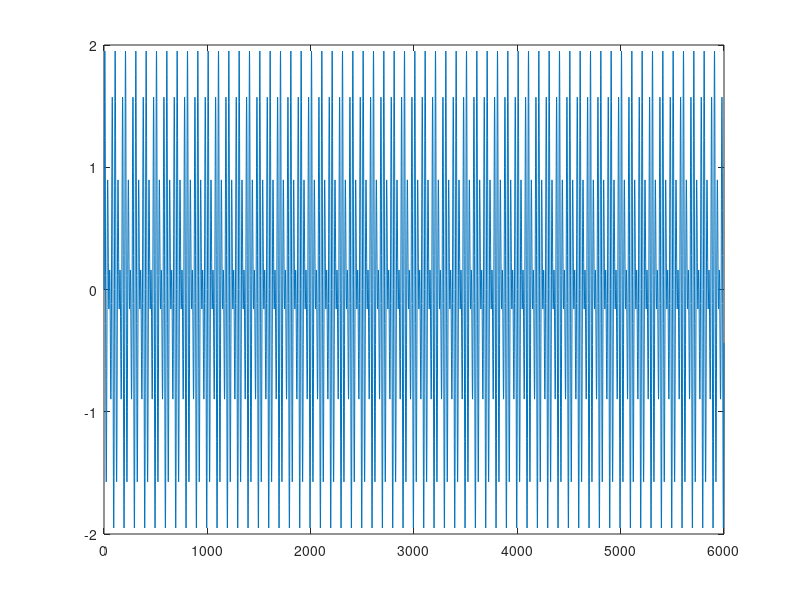
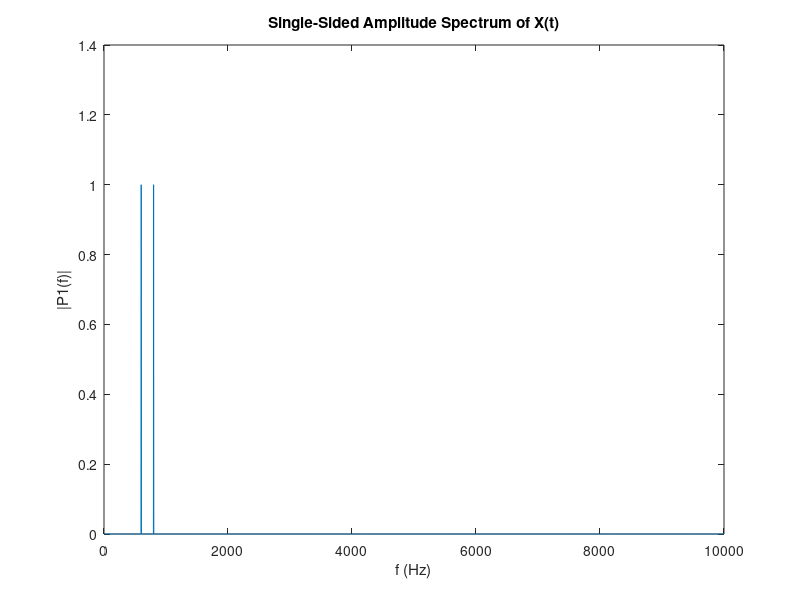

The MATLAB source for these figures, in order:
Fs = 20000;            % Sampling frequency 60024
T = 1/Fs;             % Sampling period
L = 6000;             % Length of signal
t = (0:L-1)*T;        % Time vector
s=sin(2*pi*600*t);
plot(s)
%s=sin(2*pi*600*t).*(sin(2*pi*800*t));
s=sin(2*pi*600*t)+(sin(2*pi*800*t));
%s=a;
%s=sin(2*pi*3600*t).*(sawtooth(2*pi*1*(t)-1.59,0.5));
plot(s)
Y = fft(s);
P2 = abs(Y/L);
P1 = P2(1:L/2+1);
P1(2:end-1) = 2*P1(2:end-1);
f = Fs*(0:(L/2))/L;
figure; plot(f,P1)
title('Single-Sided Amplitude Spectrum of X(t)')
xlabel('f (Hz)')
ylabel('|P1(f)|')